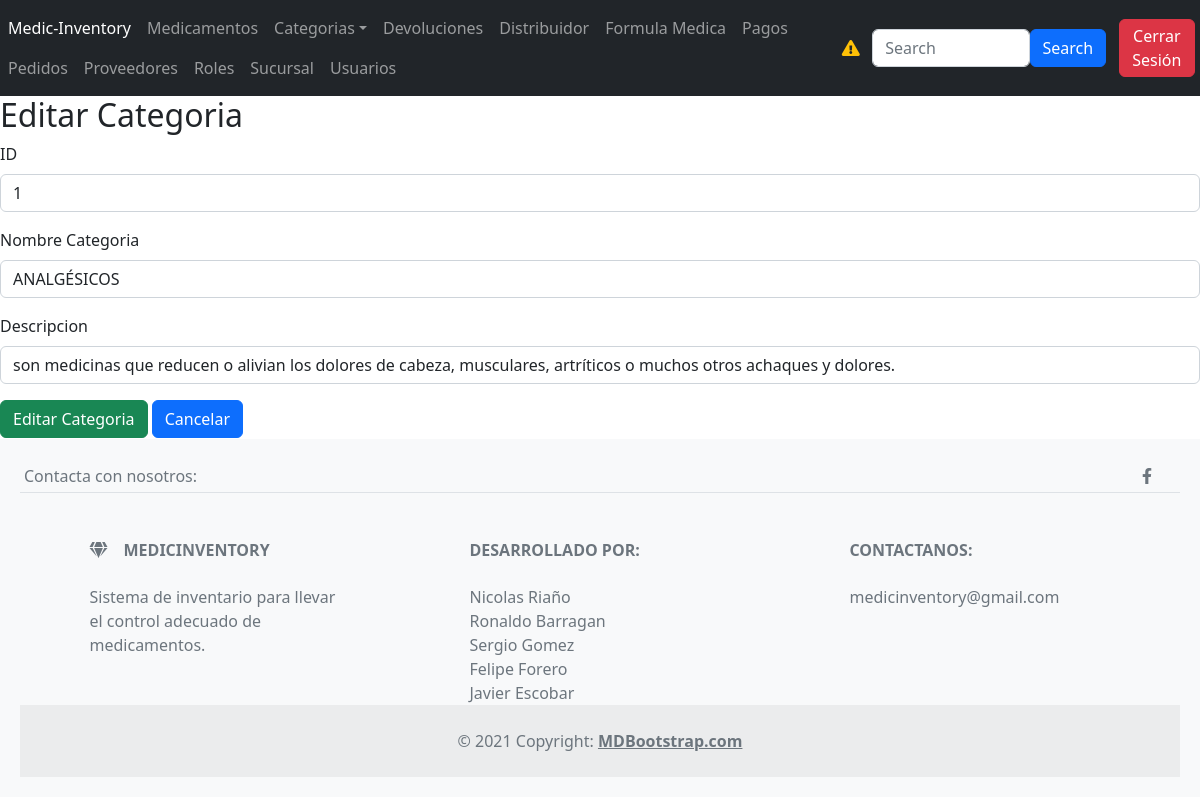
The page /Secciones/Categorias/editar.php?txtID=1 (signed in) on the database its author committed.
### tables this page shows
CREATE TABLE `categoria` (
  `idCATEGORIA` int(11) NOT NULL,
  `DescripcionCate` varchar(255) NOT NULL,
  `nombreCat` varchar(255) NOT NULL
);

### Secciones/Categorias/editar.php (the view, shortened to what this page needs)
<?php
include("../../database.php");
if (isset($_GET['txtID'])){
    $txtID = (isset($_GET['txtID'])) ? $_GET['txtID'] : "";
    $sentencia = $conexion->prepare("SELECT * FROM categoria WHERE idCATEGORIA=:idCATEGORIA");
    $sentencia->bindParam(":idCATEGORIA", $txtID);
    $sentencia->execute();
    $registro = $sentencia->fetch(PDO::FETCH_ASSOC);
    if ($registro) {
        $nombreCat = $registro["nombreCat"];
        $DescripcionCate = $registro["DescripcionCate"];
    }
}
?>
<?php include("../../Plantillas/header.php"); ?>
<h2>Editar Categoria</h2>
<div class="card-body">
    <form action="" method="post" enctype="multipart/form-data">
        <div class="mb-3">
            <label for="txtID" class="form-label">ID</label>
            <input type="text" value="<?php echo $txtID; ?>" class="form-control" readonly name="txtID" id="txtID" aria-describedby="helpId" placeholder="ID">
        </div>
        <div class="mb-3">
            <label for="nombreCat" class="form-label">Nombre Categoria</label>
            <input type="text" value="<?php echo $nombreCat; ?>" class="form-control" name="nombreCat" value="<?php echo $nombreCat; ?>" aria-describedby="helpId" placeholder="Nuevo nombre de la Categoria">
        </div>
        <div class="mb-3">
            <label for="DescripcionCate" class="form-label">Descripcion</label>
            <input type="text" value="<?php echo $DescripcionCate; ?>" class="form-control" name="DescripcionCate" value="<?php echo $DescripcionCate; ?>" aria-describedby="helpId" placeholder="Nueva descripcion de la Categoria">
        </div>
        <button type="submit" class="btn btn-success">Editar Categoria</button>
        <a class="btn btn-primary" href="index.php" role="button">Cancelar</a>
    </form>
</div>
<?php include("../../Plantillas/footer.php"); ?>

### Plantillas/header.php (style rules this page uses)
body { display: flex; flex-direction: column; min-height: 100vh; margin: 0; }

### Plantillas/footer.php (style rules this page uses)
body { display: flex; flex-direction: column; min-height: 100vh; margin: 0; }

### rows shown on the page
categoria: nombreCat "ANALGÉSICOS", DescripcionCate "son medicinas que reducen o alivian los dolores de cabeza, musculares, artríticos o muchos otros achaques y dolores."
